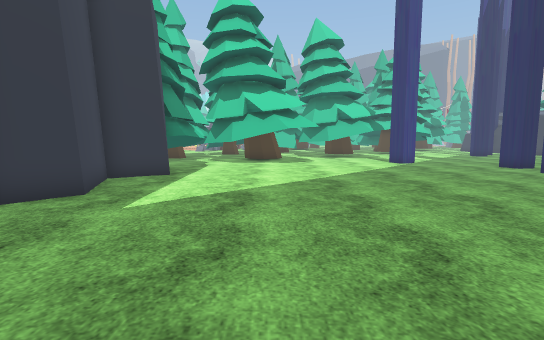
[1] (above)

20 first-person views from a walk through a scene from a Unity 3-D project. The camera is 1.3 m above the floor, tilts 6° down and sees 85° across. The floor is counted in squares, 1 m on a side. Each view is taken from the middle of a square. On the plan, view 1 faces up. The plan holds only what a view shows up to about 14 squares ahead; the rest is blank. The place goes on beyond the plan. The player is left out. Door leaves are left out, so doorways stand open. Some surface patterns are stand-ins.

[2]
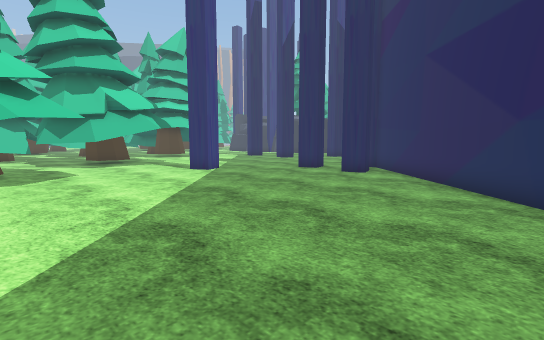

[3]
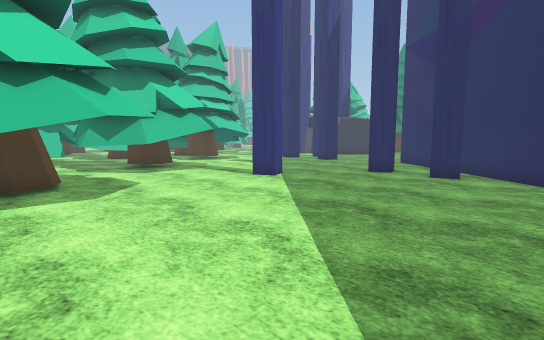

[4]
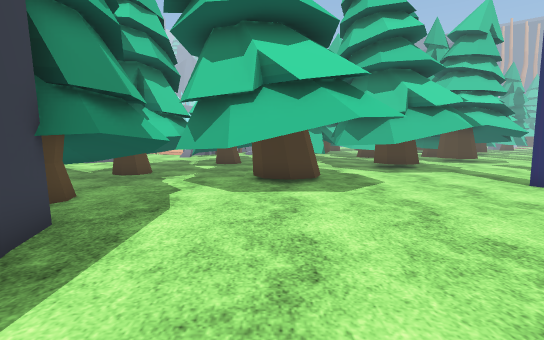

[5]
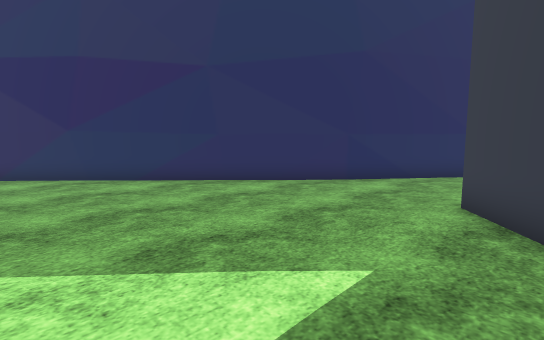

[6]
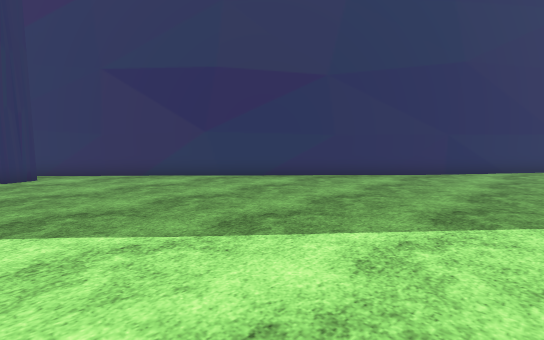

[7]
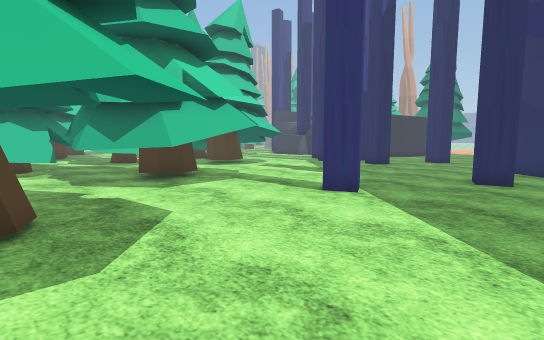

[8]
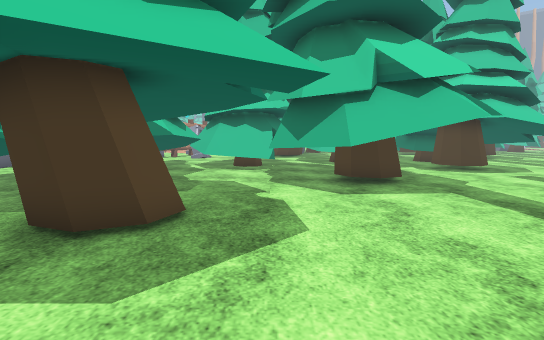

[9]
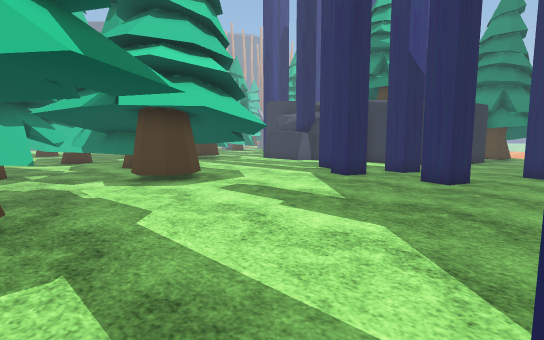

[10]
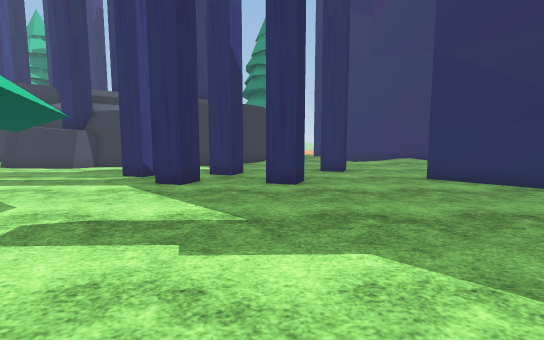

[11]
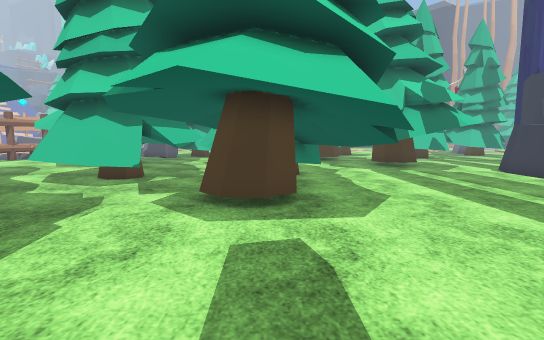

[12]
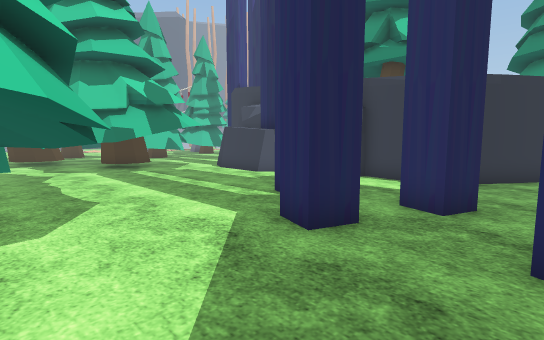

[13]
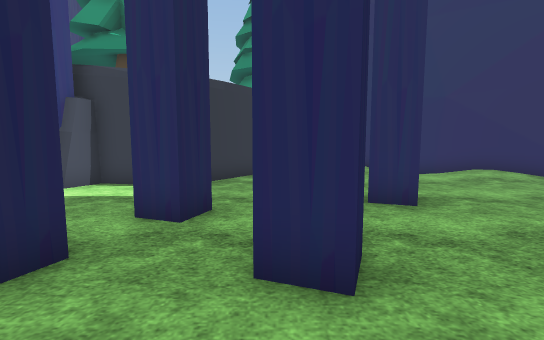

[14]
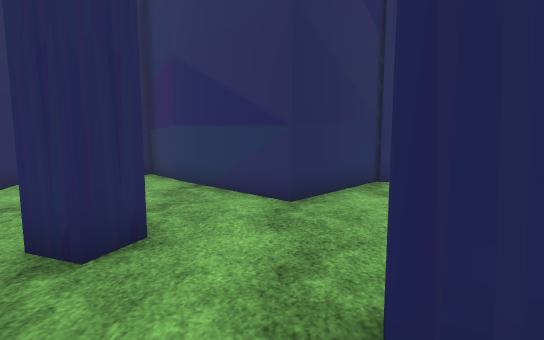

[15]
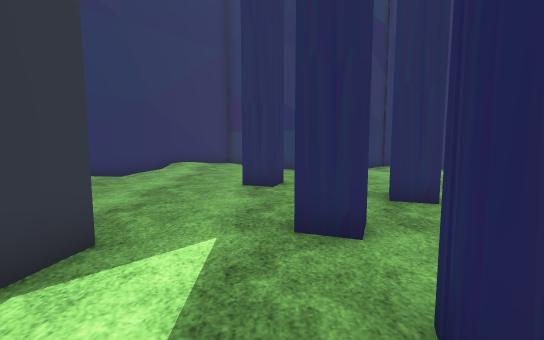

[16]
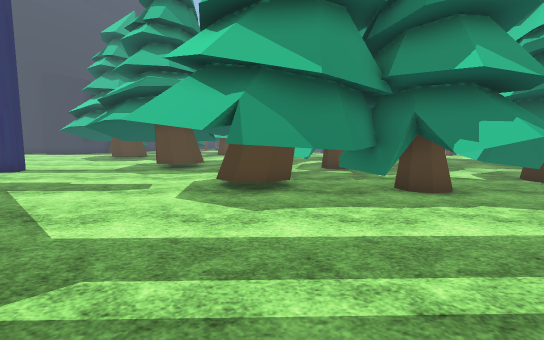

[17]
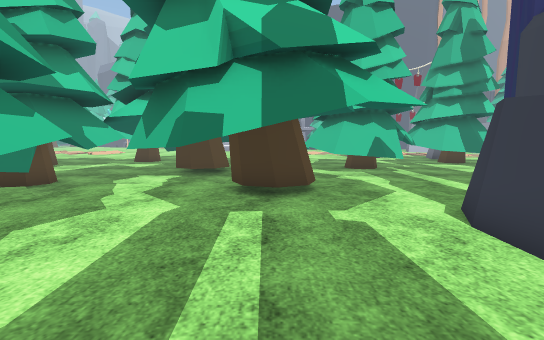

[18]
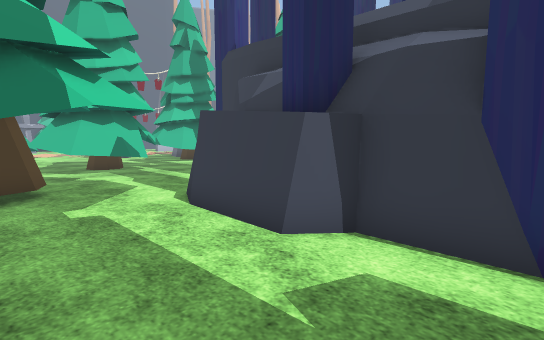

[19]
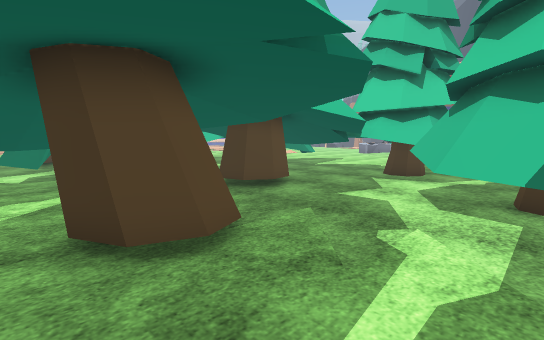

[20]
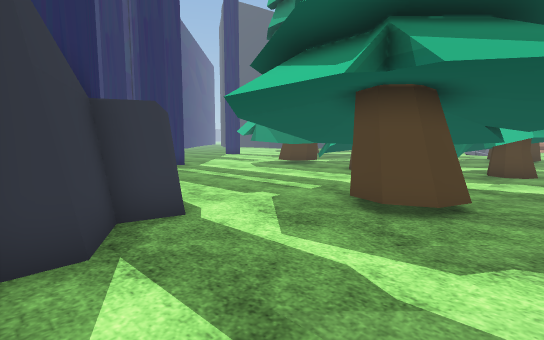

### Floor plan
Key: @ floor where view 1 was taken; # wall or solid block; x gap in a wall; . main floor; : floor 0.25 m higher than the main floor; = window, fence, low wall or low ledge; T thing the floor can be seen under or through.
Columns run from 5 left of view 1 to 23 right of it. Each row starts with its distance up from view 1.
 41                     ##
 40                     #. ######
 39                     #...####.
 38                     #....=#..
 37                     #........
 36                     #........
 35                     ####.....
 34     ...             ####.....
 33     ....           ##......##
 32      ..#          ##TTT...##
 31       ..      #   ##..T..##
 30             #######......#
 29          TTT##.#TTT......##
 28          TTT#...T T.......#
 27     #####......##.T.......#
 26   ####### .....##.T.......#
 25   #####= .........T...##..##
 24     #..# .=.......T...##...#
 23      ..# T##.........#.....#
 22      ..T T##...........#...##
 21 #    ..TT...................#
 20 ##   ...TTT..........#.......
 19      ....TT..........#.......
 18    ###..................#....
 17    ###......#...........#....
 16 # # ........#................
 15 ###TT........................
 14   .TTT..........#....###.....
 13   ..............x...## ##...:
 12  #..............x.###   ##..#
 11  #..............#.#      ####
 10 ##...............##       #
  9 #...............##
  8 #..............##
  7 ##............##
  6 ##...........##
  5 #...........##
  4  ..........##
  3  #........##
  2  ##......##
  1   #.....##
  0    ..@.##
 -1    ...##

Where each view was taken, in squares from view 1:
view 1: 0 up, 0 right, facing up
view 2: 5 up, 0 right, facing up-right
view 3: 8 up, 1 left, facing up-right
view 4: 8 up, 1 left, facing up
view 5: 8 up, 4 left, facing down-right
view 6: 12 up, 2 left, facing down-right
view 7: 12 up, 0 right, facing up-right
view 8: 13 up, 2 right, facing up
view 9: 17 up, 6 right, facing up-right
view 10: 20 up, 7 right, facing right
view 11: 20 up, 11 right, facing up
view 12: 20 up, 12 right, facing up-right
view 13: 20 up, 13 right, facing right
view 14: 21 up, 17 right, facing down
view 15: 26 up, 19 right, facing down
view 16: 27 up, 19 right, facing left
view 17: 27 up, 17 right, facing up
view 18: 26 up, 17 right, facing up-right
view 19: 33 up, 21 right, facing up-left
view 20: 37 up, 23 right, facing down-left
